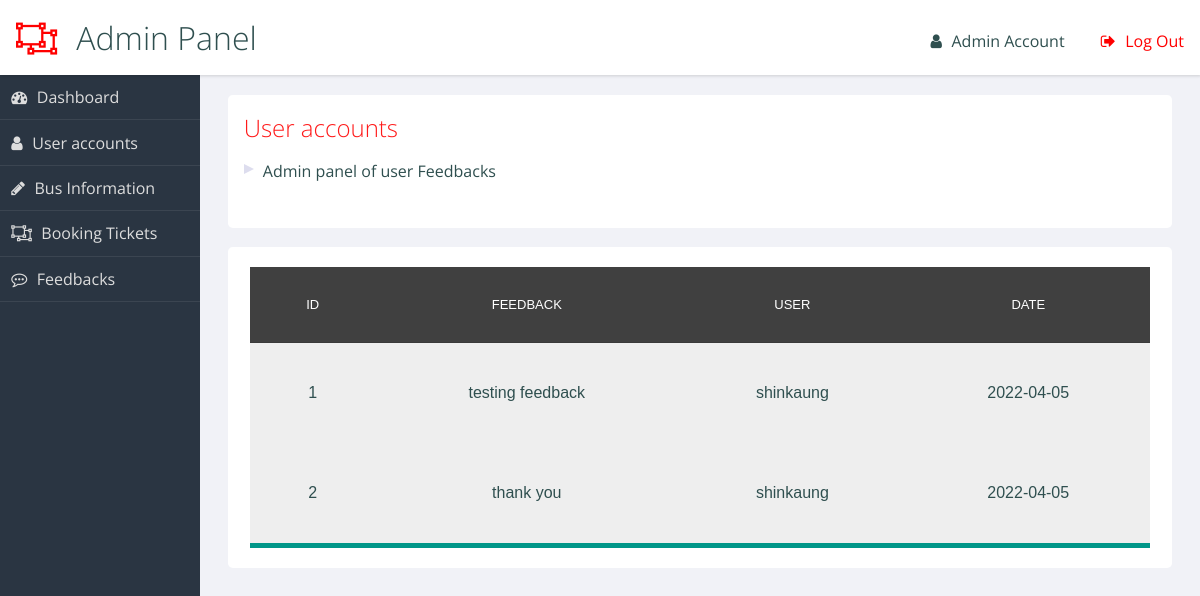
The page /admin/admin_report.php (signed in) on the database its author committed.
### tables this page shows
CREATE TABLE `feedback` (
  `fid` int(6) NOT NULL,
  `uid` int(6) NOT NULL,
  `comment` text NOT NULL,
  `date` varchar(255) NOT NULL
);

CREATE TABLE `user_info` (
  `uid` int(6) NOT NULL,
  `username` varchar(255) NOT NULL,
  `email` varchar(255) NOT NULL,
  `password` varchar(255) NOT NULL,
  `role` int(1) NOT NULL
);

### admin/admin_report.php (the view, shortened to what this page needs)
<?php
include "configure.php";
$sql = "SELECT * FROM feedback LEFT JOIN `user_info` ON `feedback`.`uid` = `user_info`.`uid`";
$stmt = $connection->prepare($sql);
$stmt->execute();
?>
<link rel="stylesheet" type="text/css" href="admin.css">
<header role="banner">
  <h1>Admin Panel</h1>
  <ul class="utilities">
    <br>
    <li class="users"><a href="#">Admin Account</a></li>
    <li class="logout warn"><a href="../auth.php?s=logout">Log Out</a></li>
  </ul>
</header>
<nav role='navigation'>
  <ul class="main">
    <li class="dashboard"><a href="admin.php">Dashboard</a></li>
    <li class="users"><a href="admin.php">User accounts</a></li>
    <li class="edit"><a href="admin_bus_info.php">Bus Information</a></li>
    <li class=""><a href="admin_book_ticket.php">Booking Tickets</a></li>
    <li class="comments"><a href="admin_report.php">Feedbacks</a></li>
  </ul>
</nav>
<main role="main">
  <section class="panel important">
    <h2>User accounts</h2>
    <ul>
      <li>Admin panel of user Feedbacks</li><br>
    </ul>
  </section>
  <section class="panel important">
      <form action="" method="post">
      <table>
       <thead>
           <tr>
               <th>ID</th>
               <th>Feedback</th>
               <th>User</th>
               <th>Date</th>
           </tr>
       </thead>
       <tbody>
<?php
     while($row = $stmt->fetch()){
?>
           <tr>
               <td>
                 <?php echo $row['fid']; ?>
               </td>
               <td>
                  <?php echo $row['comment']; ?>
               </td>
               <td>
                 <?php echo $row['username']; ?>
               </td>
               <td>
                 <?php echo $row['date']; ?>
               </td>
           </tr>
<?php
    }
?>
      </tbody>
   </table>
      </form>
  </section>
</main>

### admin/admin.css (style rules this page uses)
.warn { color: red; }
header[role="banner"] { background: white; box-shadow: 1px 1px 3px rgba(0, 0, 0, 0.15); }
header[role="banner"] h1 { margin: 0; font-weight: 300; padding: 1rem; }
header[role="banner"] h1:before { content: "\f248"; font-family: FontAwesome; padding-right: 0.6em; color: red; }
header[role="banner"] .utilities { width: 100%; background: slategray; color: #ddd; }
header[role="banner"] .utilities li { border-bottom: solid 1px rgba(255, 255, 255, 0.2); }
header[role="banner"] .utilities li a { padding: 0.7em; display: block; }
.utilities a:before { font-family: FontAwesome; padding-right: 0.6em; }
.logout a:before { content: ""; }
.users a:before { content: ""; }
nav[role="navigation"] { background: #2a3542; color: #ddd; }
nav[role="navigation"] li { border-bottom: 1px solid rgba(255, 255, 255, 0.08); }
nav[role="navigation"] li a { color: #ddd; text-decoration: none; display: block; padding: 0.7em; }
nav[role="navigation"] li a:before { content: "\f248"; font-family: FontAwesome; padding-right: 0.6em; }
nav[role="navigation"] .dashboard a:before { content: ""; }
nav[role="navigation"] .edit a:before { content: ""; }
nav[role="navigation"] .comments a:before { content: ""; }
nav[role="navigation"] .users a:before { content: ""; }
.panel { background-color: white; color: darkslategray; -webkit-border-radius: 0.3rem; -moz-border-radius: 0.3rem; -ms-border-radius: 0.3rem; border-radius: 0.3rem; margin: 1%; }
.panel > h2, .panel > ul { margin: 1rem; }
a { text-decoration: none; color: inherit; }
h2, h3, h4 { font-weight: 300; margin: 0; }
h2 { color: #ff1a1a; }
ul, li { list-style-type: none; margin: 0; padding: 0; }
main li { position: relative; padding-left: 1.2em; margin: 0.5em 0; }
main li:before { content: ""; position: absolute; width: 0; height: 0; left: 0; top: 0.3em; border-left: solid 10px #dde; border-top: solid 5px transparent; border-bottom: solid 5px transparent; }
table { border-collapse: collapse; width: 96%; margin: 2%; }
th { text-align: center; font-weight: 400; font-size: 13px; text-transform: uppercase; border-bottom: 1px solid rgba(0, 0, 0, 0.1); padding: 0 10px; padding-bottom: 14px; }
td { line-height: 40px; font-weight: 300; padding: 0 10px; }
@media screen and (min-width: 600px) { header[role="banner"] { position: fixed; top: 0; left: 0; width: 100%; z-index: 99; height: 75px; } }
@media screen and (min-width: 600px) { header[role="banner"] .utilities { position: absolute; top: 0; right: 0; background: transparent; color: darkslategray; width: auto; } }
@media screen and (min-width: 600px) { header[role="banner"] .utilities li { display: inline-block; } }
@media screen and (min-width: 600px) { header[role="banner"] .utilities li a { padding: 0.5em 1em; } }
@media screen and (min-width: 600px) { nav[role="navigation"] { position: fixed; width: 200px; top: 75px; bottom: 0px; left: 0px; } }
@media screen and (min-width: 600px) { main[role="main"] { margin: 75px 0 40px 200px; } }
@media screen and (min-width: 600px) { main[role="main"]:after { content: ""; display: table; clear: both; } }
@media screen and (min-width: 600px) { .panel { margin: 2% 0 0 2%; float: left; width: 96%; } }
@media screen and (min-width: 600px) { .panel:after { content: ""; display: table; clear: both; } }
@media screen and (min-width: 900px) { .panel { width: 47%; clear: none; } }
@media screen and (min-width: 900px) { .panel.important { width: 96%; } }
* { box-sizing: border-box; }
table { text-align: center; width: 900px; margin: 20px auto; font-family: sans-serif; border-bottom: 5px solid #009688; }
th, td { padding: 30px; }
th { background-color: #404040; color: white; }
td { background-color: #eee; }

### rows shown on the page
feedback: fid "1", comment "testing feedback", uid.username "shinkaung", date "2022-04-05"
feedback: fid "2", comment "thank you", uid.username "shinkaung", date "2022-04-05"
